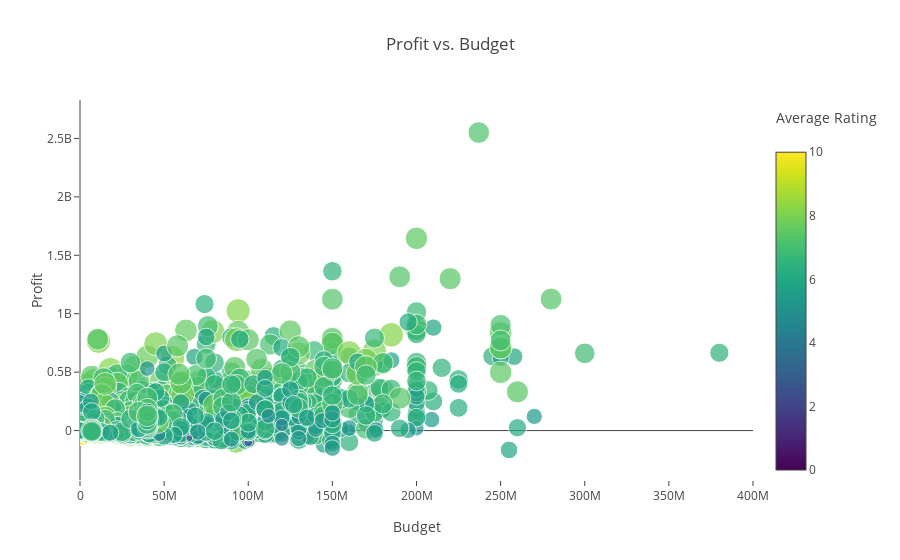

The notebook cell this image was saved under:
### Markdown cell above
### Bubble Chart

### Code cell
layout = go.Layout(
    title='Profit vs. Budget',
    xaxis=dict(
        title='Budget',
        gridcolor='rgb(255, 255, 255)',
        range=[0, 4e8],
        zerolinewidth=1,
        ticklen=5,
        gridwidth=2,
    ),
    yaxis=dict(
        title='Profit',
        gridcolor='rgb(255, 255, 255)',
        zerolinewidth=1,
        ticklen=5,
        gridwidth=2,
    )
)
data = [go.Scatter(
    x=df.budget.values, # Budget
    y=df.profit.values,  # Gross
    mode='markers',
    text= df.title.values, # Movie Titles
    marker=dict(
        size=3*(df.vote_average),
        sizeref=1.0,
        color=df.vote_average.values,
        colorbar=ColorBar(title='Average Rating<br> &nbsp;'),
        showscale=True,
        colorscale='Viridis'
    ))]
fig = go.Figure(data=data, layout=layout)
iplot(fig)

### Figure 1 — Plotly figure (JSON) as saved in the notebook; plotly's stock layout.template omitted (floating-point values rounded to 4 significant figures; data arrays with more than 128 entries replaced by an {"elided": "..."} marker saying what was removed)
{"data": [{"marker": {"color": {"elided": "4789 float values"}, "colorbar": {"title": "Average Rating<br> &nbsp;"}, "colorscale": "Viridis", "showscale": true, "size": {"elided": "4789 float values"}, "sizeref": 1}, "mode": "markers", "text": {"elided": "4789 str values"}, "type": "scatter", "x": {"elided": "4789 int values"}, "y": {"elided": "4789 int values"}}], "layout": {"title": "Profit vs. Budget", "xaxis": {"gridcolor": "rgb(255, 255, 255)", "gridwidth": 2, "range": [0, 400000000], "ticklen": 5, "title": "Budget", "zerolinewidth": 1}, "yaxis": {"gridcolor": "rgb(255, 255, 255)", "gridwidth": 2, "ticklen": 5, "title": "Profit", "zerolinewidth": 1}}}
